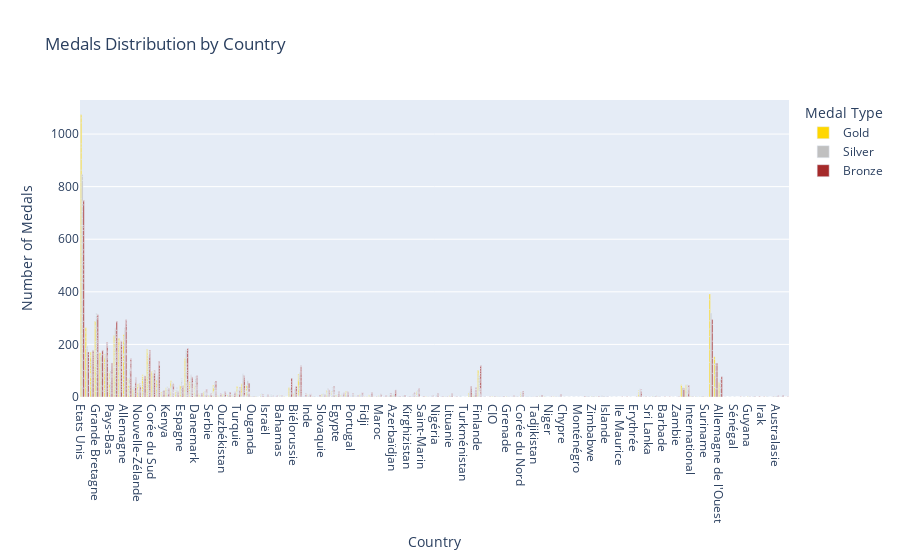

Notebook code for this chart:
### Code cell
# Group bars by year, showing the distribution of Gold, Silver, and Bronze medals for each year.
fig = px.bar(medals, x='Country', y=['Gold', 'Silver', 'Bronze'],
             color_discrete_map={'Gold': 'gold', 'Silver': 'silver', 'Bronze': 'brown'},
             title='Medals Distribution by Country',
             labels={'value': 'Number of Medals', 'variable': 'Medal Type'},
             barmode='group')
fig.show()

### Figure 1 — Plotly figure (JSON) as saved in the notebook; plotly's stock layout.template omitted (floating-point values rounded to 4 significant figures; data arrays with more than 128 entries replaced by an {"elided": "..."} marker saying what was removed)
{"data": [{"alignmentgroup": "True", "hovertemplate": "Medal Type=Gold<br>Country=%{x}<br>Number of Medals=%{y}<extra></extra>", "legendgroup": "Gold", "marker": {"color": "gold", "pattern": {"shape": ""}}, "name": "Gold", "offsetgroup": "Gold", "orientation": "v", "showlegend": true, "textposition": "auto", "type": "bar", "x": {"elided": "1372 str values"}, "xaxis": "x", "y": {"elided": "1372 int values"}, "yaxis": "y"}, {"alignmentgroup": "True", "hovertemplate": "Medal Type=Silver<br>Country=%{x}<br>Number of Medals=%{y}<extra></extra>", "legendgroup": "Silver", "marker": {"color": "silver", "pattern": {"shape": ""}}, "name": "Silver", "offsetgroup": "Silver", "orientation": "v", "showlegend": true, "textposition": "auto", "type": "bar", "x": {"elided": "1372 str values"}, "xaxis": "x", "y": {"elided": "1372 int values"}, "yaxis": "y"}, {"alignmentgroup": "True", "hovertemplate": "Medal Type=Bronze<br>Country=%{x}<br>Number of Medals=%{y}<extra></extra>", "legendgroup": "Bronze", "marker": {"color": "brown", "pattern": {"shape": ""}}, "name": "Bronze", "offsetgroup": "Bronze", "orientation": "v", "showlegend": true, "textposition": "auto", "type": "bar", "x": {"elided": "1372 str values"}, "xaxis": "x", "y": {"elided": "1372 int values"}, "yaxis": "y"}], "layout": {"barmode": "group", "legend": {"title": {"text": "Medal Type"}, "tracegroupgap": 0}, "title": {"text": "Medals Distribution by Country"}, "xaxis": {"anchor": "y", "domain": [0, 1], "title": {"text": "Country"}}, "yaxis": {"anchor": "x", "domain": [0, 1], "title": {"text": "Number of Medals"}}}}
